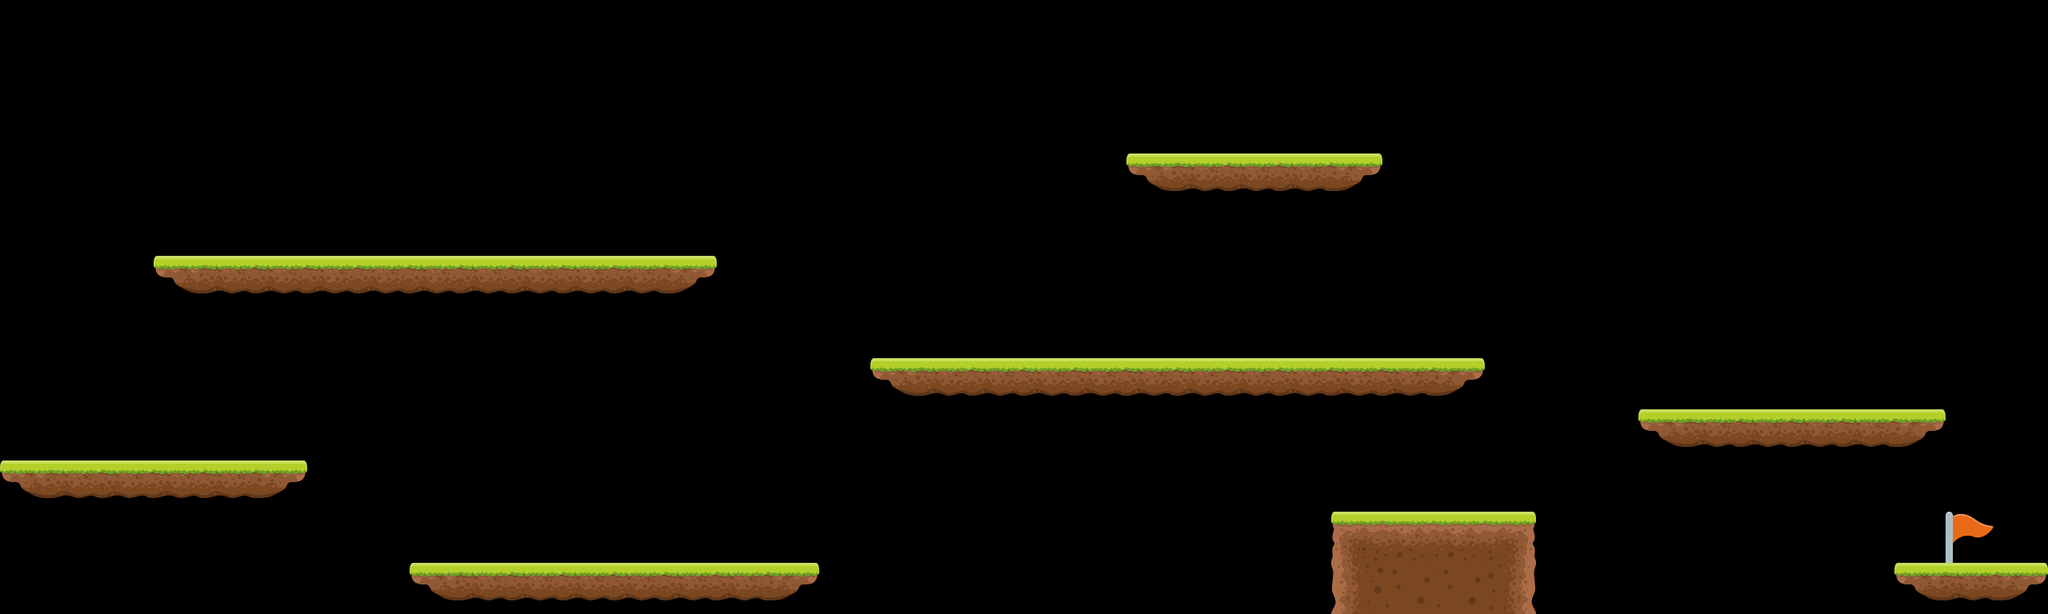

The image is a tile-based game level rendered from a .tmx file. Its description and complete source (layers, tilesets, objects, tile grids) follow:
An orthogonal 40x12 tile map with 64x64 px tiles, 1 tile layer (Tile Layer 1), 2 tilesets and 16 objects.

<map version="1.10" tiledversion="1.11.2" orientation="orthogonal" renderorder="right-down" width="40" height="12" tilewidth="64" tileheight="64" infinite="0" nextlayerid="6" nextobjectid="32">
 <editorsettings>
  <export target="level1.lua" format="lua" />
 </editorsettings>
 <tileset firstgid="1" name="platformer" tilewidth="64" tileheight="64" tilecount="9" columns="3">
  <image source="tileset.png" width="192" height="192" />
 </tileset>
 <tileset firstgid="10" name="Flag" tilewidth="64" tileheight="64" tilecount="1" columns="1">
  <image source="flag.png" width="64" height="64" />
 </tileset>
 <layer id="1" name="Tile Layer 1" width="40" height="12">
  <data encoding="csv">
0,0,0,0,0,0,0,0,0,0,0,0,0,0,0,0,0,0,0,0,0,0,0,0,0,0,0,0,0,0,0,0,0,0,0,0,0,0,0,0,
0,0,0,0,0,0,0,0,0,0,0,0,0,0,0,0,0,0,0,0,0,0,0,0,0,0,0,0,0,0,0,0,0,0,0,0,0,0,0,0,
0,0,0,0,0,0,0,0,0,0,0,0,0,0,0,0,0,0,0,0,0,0,0,0,0,0,0,0,0,0,0,0,0,0,0,0,0,0,0,0,
0,0,0,0,0,0,0,0,0,0,0,0,0,0,0,0,0,0,0,0,0,0,7,8,8,8,9,0,0,0,0,0,0,0,0,0,0,0,0,0,
0,0,0,0,0,0,0,0,0,0,0,0,0,0,0,0,0,0,0,0,0,0,0,0,0,0,0,0,0,0,0,0,0,0,0,0,0,0,0,0,
0,0,0,7,8,8,8,8,8,8,8,8,8,9,0,0,0,0,0,0,0,0,0,0,0,0,0,0,0,0,0,0,0,0,0,0,0,0,0,0,
0,0,0,0,0,0,0,0,0,0,0,0,0,0,0,0,0,0,0,0,0,0,0,0,0,0,0,0,0,0,0,0,0,0,0,0,0,0,0,0,
0,0,0,0,0,0,0,0,0,0,0,0,0,0,0,0,0,7,8,8,8,8,8,8,8,8,8,8,9,0,0,0,0,0,0,0,0,0,0,0,
0,0,0,0,0,0,0,0,0,0,0,0,0,0,0,0,0,0,0,0,0,0,0,0,0,0,0,0,0,0,0,0,7,8,8,8,8,9,0,0,
7,8,8,8,8,9,0,0,0,0,0,0,0,0,0,0,0,0,0,0,0,0,0,0,0,0,0,0,0,0,0,0,0,0,0,0,0,0,0,0,
0,0,0,0,0,0,0,0,0,0,0,0,0,0,0,0,0,0,0,0,0,0,0,0,0,0,1,2,2,3,0,0,0,0,0,0,0,0,10,0,
0,0,0,0,0,0,0,0,7,8,8,8,8,8,8,9,0,0,0,0,0,0,0,0,0,0,4,5,5,6,0,0,0,0,0,0,0,7,8,9
</data>
 </layer>
 <objectgroup id="3" name="Enemies">
  <object id="14" x="1408" y="384" width="64" height="64" />
  <object id="15" x="2240" y="448" width="64" height="64" />
  <object id="16" x="576" y="640" width="64" height="64" />
  <object id="25" x="1536" y="128" width="64" height="64" />
  <object id="26" x="192" y="512" width="64" height="64" />
  <object id="28" x="1728" y="576" width="64" height="64" />
 </objectgroup>
 <objectgroup id="4" name="Flag">
  <object id="24" x="2432" y="640" width="64" height="64" />
 </objectgroup>
 <objectgroup id="5" name="Start">
  <object id="31" x="256" y="192" width="64" height="64" />
 </objectgroup>
 <objectgroup id="2" name="Platforms">
  <object id="17" x="192" y="320" width="704" height="64" />
  <object id="18" x="0" y="576" width="384" height="64" />
  <object id="19" x="512" y="704" width="512" height="64" />
  <object id="20" x="1088" y="448" width="768" height="64" />
  <object id="21" x="1408" y="192" width="320" height="64" />
  <object id="22" x="2048" y="512" width="384" height="64" />
  <object id="23" x="2368" y="704" width="192" height="64" />
  <object id="27" x="1664" y="640" width="256" height="64" />
 </objectgroup>
</map>
